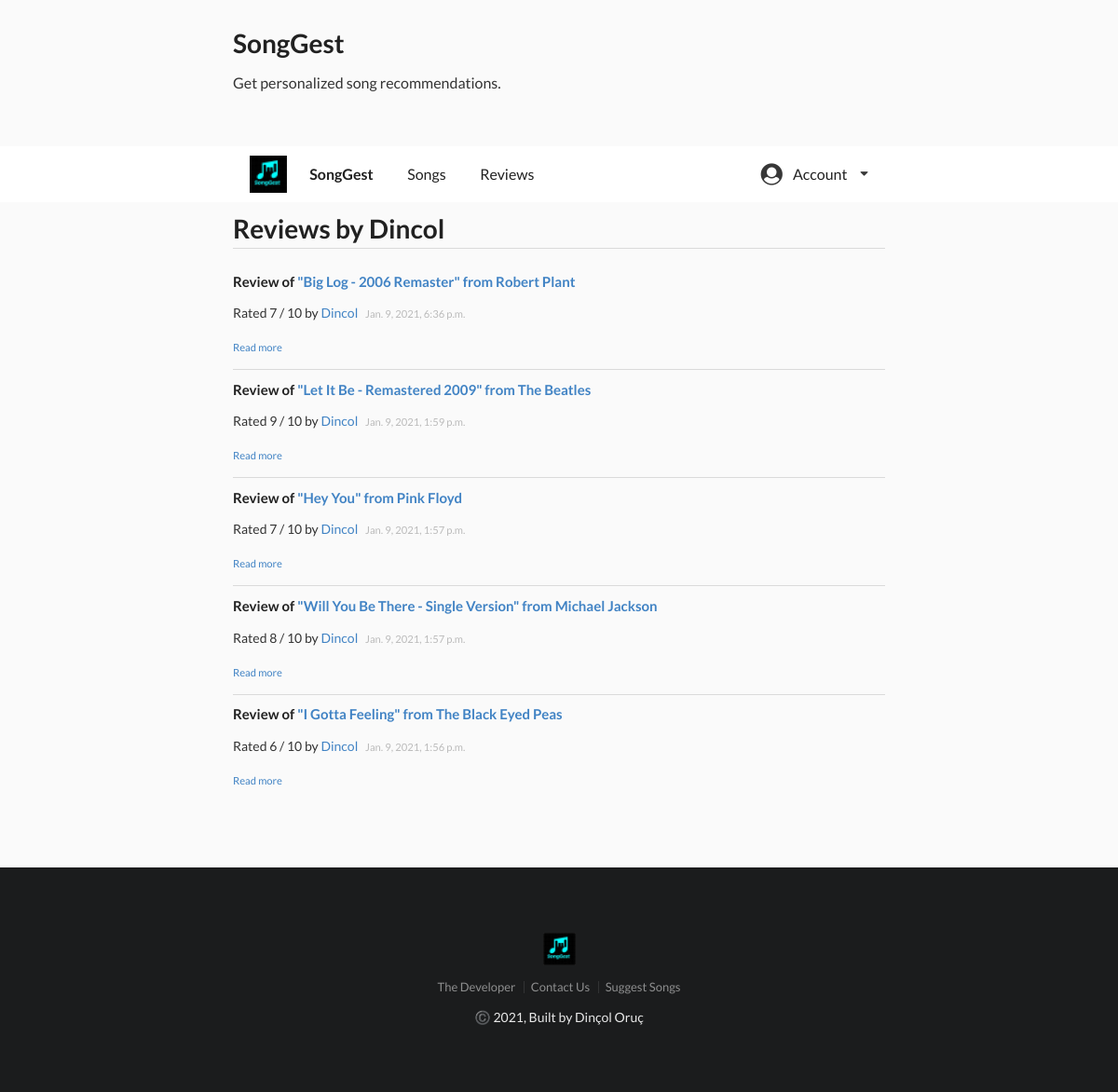
/reviews/user/Dincol/, run on the app's committed database.
### reviews/models.py (models this page shows, shortened)
class Review(models.Model):
    RATING_CHOICES = (
        (1, '1'),
        (2, '2'),
        (3, '3'),
        (4, '4'),
        (5, '5'),
        (6, '6'),
        (7, '7'),
        (8, '8'),
        (9, '9'),
        (10, '10')
    )
    song = models.ForeignKey(Song, on_delete=models.CASCADE)
    date_created = models.DateTimeField(default=timezone.now)
    author= models.ForeignKey(User, on_delete=models.CASCADE)
    rating = models.IntegerField(choices=RATING_CHOICES)

class Song(models.Model):
    name = models.CharField(max_length=80)
    artist = models.CharField(max_length=80)
    genre = models.CharField(max_length=80)
    year = models.IntegerField(null=True, blank=True)
    BPM = models.FloatField(null=True, blank=True)
    energy = models.FloatField(null=True, blank=True)
    danceability = models.FloatField(null=True, blank=True)
    loudness = models.FloatField(null=True, blank=True)
    liveness = models.FloatField(null=True, blank=True)
    valance = models.FloatField(null=True, blank=True)
    length = models.IntegerField(null=True, blank=True)
    acousticness = models.FloatField(null=True, blank=True)
    speechiness = models.FloatField(null=True, blank=True)
    popularity = models.FloatField(null=True, blank=True)

### reviews/views.py (the view)
class UserReviewListView(ListView):
    model = Review
    template_name = 'reviews/user_reviews.html'
    context_object_name = 'review_list'
    def get_queryset(self):
        user = get_object_or_404(User, username=self.kwargs.get('username'))
        return Review.objects.filter(author=user).order_by('-date_created')

### reviews/templates/reviews/user_reviews.html
{% extends 'reviews/review_list.html' %}
{% block header %}
<h1 class="ui dividing header">Reviews by {{view.kwargs.username|title}} </h1>
{% endblock header %}

### reviews/templates/reviews/review_list.html (shortened to what this page needs)
{% extends "reviews/base.html" %}
{% block content %}
{% block header %}{% endblock header %}
{% if review_list %}
{% for review in review_list %}
<div class="ui vertical segment">
    <h4 class="ui header"> Review of <a href="{% url 'song_detail' review.song.id %}">"{{ review.song.name }}"
            from
            {{ review.song.artist }} </a>
    </h4>
    <p>Rated {{ review.rating }} / 10 by <a href="{% url 'user_reviews' review.author.username %}">{{ review.author}}
        </a><small class="muted-text">
            {{ review.date_created }}</small> </p>
    <small><a href="{% url 'review_detail' review.id %}"> Read more </a></small>
</div>
{% endfor %}
{% endif %}
{% endblock content %}

### reviews/static/reviews/main.css (style rules this page uses)
body { background: #fafafa; color: #333333; }
.muted-text { color: #BBB; margin-left: 5px; }

### data on the page
Review: song.name "Big Log - 2006 Remaster", song.artist "Robert Plant", rating "7", author "Dincol", date_created "Jan. 9, 2021, 6:36 p.m."
Review: song.name "Let It Be - Remastered 2009", song.artist "The Beatles", rating "9", author "Dincol", date_created "Jan. 9, 2021, 1:59 p.m."
Review: song.name "Hey You", song.artist "Pink Floyd", rating "7", author "Dincol", date_created "Jan. 9, 2021, 1:57 p.m."
Review: song.name "Will You Be There - Single Version", song.artist "Michael Jackson", rating "8", author "Dincol", date_created "Jan. 9, 2021, 1:57 p.m."
Review: song.name "I Gotta Feeling", song.artist "The Black Eyed Peas", rating "6", author "Dincol", date_created "Jan. 9, 2021, 1:56 p.m."

### other printed values
{{ view.kwargs.username|title }} "Dincol"
